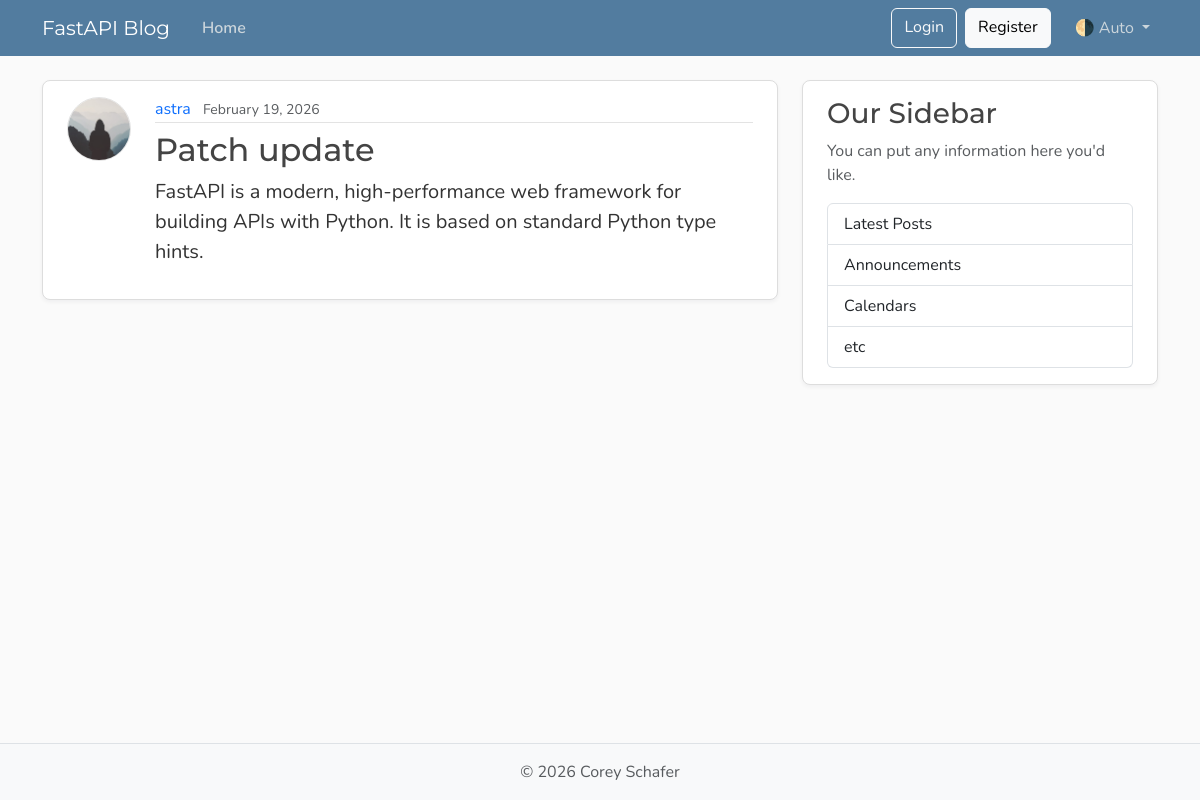
/posts, run on an earlier commit of the app's database.
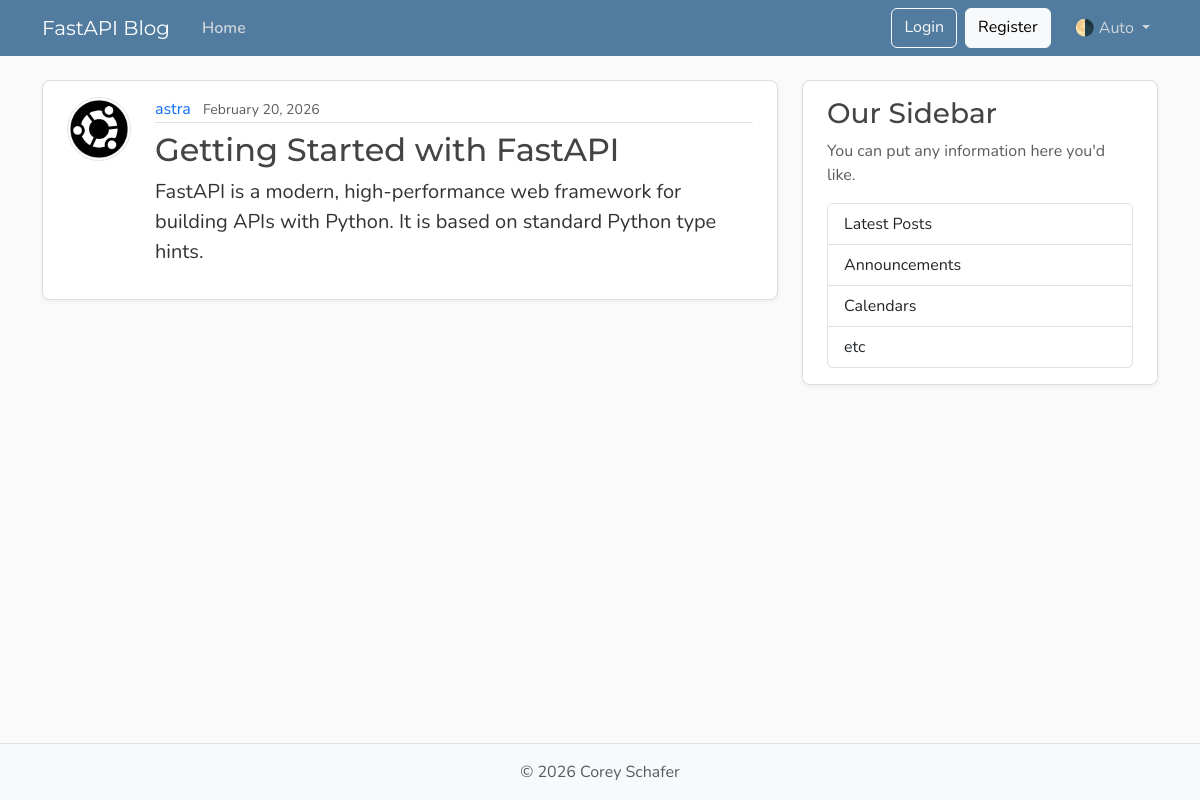
And on a later commit of the database.
### models/post.py (models this page shows)
class Post(Base):
    __tablename__ = "posts"
    id: Mapped[int] = mapped_column(Integer, primary_key=True, index=True)
    title: Mapped[str] = mapped_column(String(100), nullable=False)
    content: Mapped[str] = mapped_column(Text, nullable=False)
    user_id: Mapped[int] = mapped_column(
        ForeignKey("users.id"),
        nullable=False,
        index=True,
    )
    date_posted: Mapped[datetime] = mapped_column(
        DateTime(timezone=True),
        default=lambda: datetime.now(UTC),
    )
    author: Mapped[User] = relationship(back_populates="posts")

### models/user.py (models this page shows, shortened)
class User(Base):
    __tablename__ = "users"
    id: Mapped[int] = mapped_column(Integer, primary_key=True, index=True)
    username: Mapped[str] = mapped_column(String(50), unique=True, nullable=False)
    email: Mapped[str] = mapped_column(String(120), unique=True, nullable=False)
    image_file: Mapped[str | None] = mapped_column(
        String(200),
        nullable=True,
        default=None,
    )
    posts: Mapped[list[Post]] = relationship(
        back_populates="author", cascade="all, delete-orphan"
    )

### routes/pages.py (the view)
@router.get("/", name="home")
@router.get("/posts", name="posts")
async def home(request: Request, db: SessionDep):
    result = await db.execute(select(Post).options(selectinload(Post.author)))
    posts = result.scalars().all()
    return templates.TemplateResponse(
        request,
        "home.html",
        {"posts": posts, "title": "Home"},
    )

### templates/home.html
{% extends "layout.html" %} {% block content %} {% for post in posts %}
<article class="content-section py-3 px-4 mb-4">
  <div class="d-flex align-items-start gap-4">
    <img
      class="rounded-circle article-img flex-shrink-0"
      src="{{ post.author.image_path }}"
      alt="{{ post.author.username }}'s profile picture"
      width="64"
      height="64"
      loading="lazy"
    />
    <div class="flex-grow-1">
      <div class="article-metadata mb-2">
        <a
          class="me-2"
          href="{{ url_for('user_posts_page', user_id=post.author.id) }}"
          >{{ post.author.username }}</a
        >
        <small class="text-body-secondary">{{ post.date_posted.strftime('%B %d, %Y') }}</small>
      </div>
      <h2>
        <a
          class="article-title"
          href="{{ url_for('post_page', post_id=post.id) }}"
          >{{ post.title }}</a
        >
      </h2>
      <p class="article-content">{{ post.content }}</p>
    </div>
  </div>
</article>
{% endfor %} {% endblock content %}

What changed in the data, as far as the page shows it:
changed Post "astra": author.image_path: picture added in place of a placeholder; date_posted "February 19, 2026" → "February 20, 2026"; title "Patch update" → "Getting Started with FastAPI"
